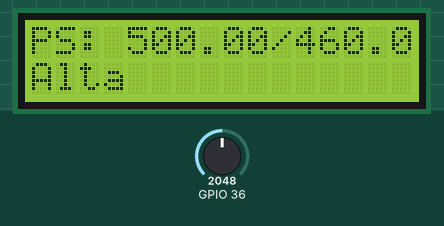
This sketch was run on a simulated ESP32. Shown: 16×2 character LCD. The inputs (shaded band) are chosen by the test bench; at power-on: GPIO 36 = 2048. No MQTT or app messages arrive unless stated; what the sketch prints to the serial monitor is not drawn.

Above: at 4.2 s.
4.3 s: GPIO 36 set to 491
At 11.6 s:
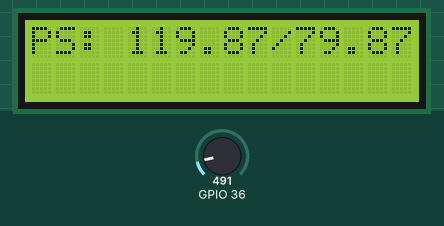
14.5 s: GPIO 36 set to 425
At 20.8 s:
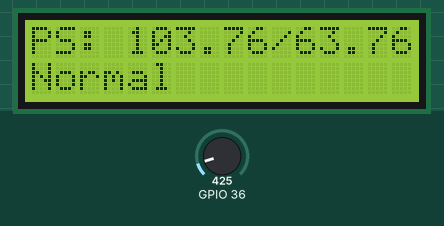
22.5 s: GPIO 36 set to 377
At 27.8 s:
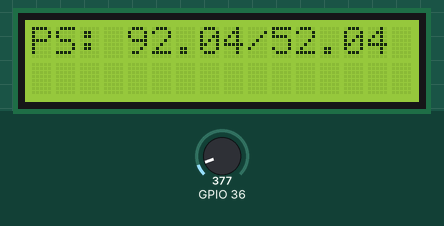
30.5 s: GPIO 36 set to 160
At 35.8 s:
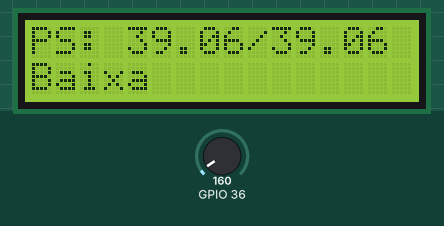
Timing chart, 0 to 37.3 s (numbered marks = the images above; inputs shaded):
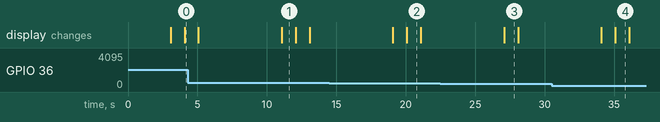

Measured:
- the behaviour switches between 410 and 409 on GPIO 36 (found by bisection; images 2 and 3)
- after the input at 30.5 s, the display: first changes after 3.6 s (image 4 shows a later state)
- what the display in image 1 shows lasts 1.0 s, from 11.1 s to 12.1 s

The sketch:

sketch.ino
```cpp
#include <LiquidCrystal.h>
#include "ArduinoJson.h"
#include "EspMQTTClient.h"

//Setup do Wifi
LiquidCrystal lcd(12, 11, 5, 4, 3, 2);
EspMQTTClient client{
  "Wokwi-GUEST", // SSID do WiFi
  "",             // Senha do WiFi
  "mqtt.tago.io", // Endereço do servidor MQTT
  "Default",      // Usuário
  "SEU TOKEN",   // Token do dispositivo
  "esp",          // Nome do dispositivo
  1883            // Porta de comunicação
};

int q;
double bp;
double kp;

void setup() {
  lcd.begin(16, 2);
  Serial.begin(9600);

  Serial.println("Conectando WiFi");
  while (!client.isWifiConnected()) {
    Serial.print('.');
    client.loop();
    delay(1000);
  }
  Serial.println("WiFi Conectado");

  Serial.println("Conectando com Servidor MQTT");
  while (!client.isMqttConnected()) {
    Serial.print('.');
    client.loop();
    delay(1000);
  }
  Serial.println("MQTT Conectado");
}

void loop() {
  q = analogRead(A0);
  bp = (double)q / 1024;
  bp = bp * 250;

  if (bp > 60) {
    kp = bp - 40;
  } else {
    kp = bp;
  }

  lcd.setCursor(0, 0);
  lcd.print("PS: ");
  lcd.print(bp);
  lcd.print("/");
  lcd.print(kp);
  delay(1000);

  if (bp <= 90 && kp <= 60) {
    lcd.setCursor(0, 1);
    lcd.print("Baixa");
    delay(1000);
  } else if ((bp >= 90 && kp >= 60) && (bp <= 120 && kp <= 80)) {
    lcd.setCursor(0, 1);
    lcd.print("Normal");
    delay(1000);
  } else if (bp > 140 && kp > 90) {
    lcd.setCursor(0, 1);
    lcd.print("Alta");
    delay(1000);
  }

  lcd.clear();
  delay(1000);

  // Criar um documento JSON para os dados
  StaticJsonDocument<200> documentoJson;
  documentoJson["PressaoSanguinea"] = bp;
  documentoJson["Kp"] = kp;

  // Serializar o JSON para uma string
  char bufferJson[256];
  serializeJson(documentoJson, bufferJson);

  // Publicar os dados no tópico MQTT
  client.publish("topicoTDSPI", bufferJson);
  delay(5000);

  // Mantém a conexão MQTT ativa
  client.loop();
}
```
